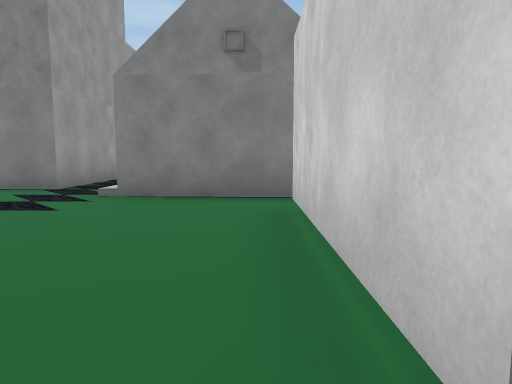
view 1 (above)

24 first-person views from a walk through a scene from a Unity 3-D project. The camera is 1.4 m above the floor, tilts 6° down and sees 70° across. The floor is counted in squares, 2 m on a side. Each view is taken from the middle of a square. On the plan, view 1 faces up. The plan holds only what a view shows up to about 11 squares ahead; the rest is blank. The place goes on beyond the plan. The player character is not drawn. Some surface patterns are stand-ins.

view 2
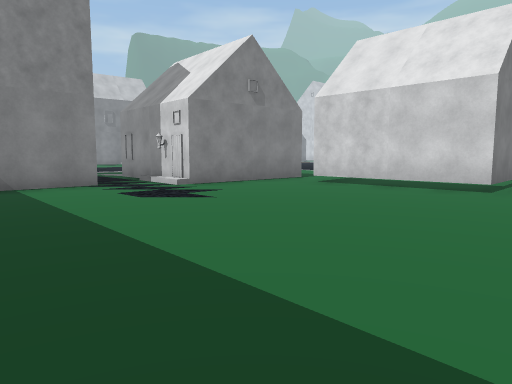

view 3
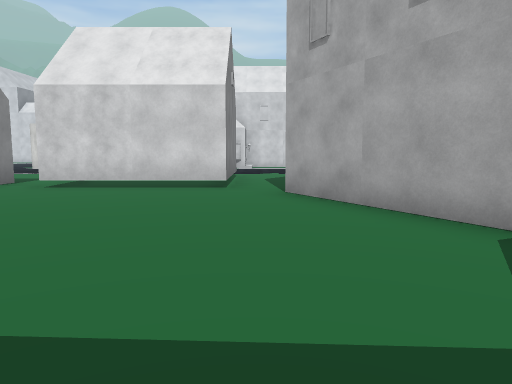

view 4
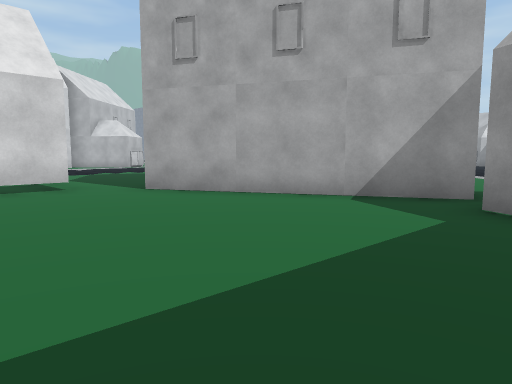

view 5
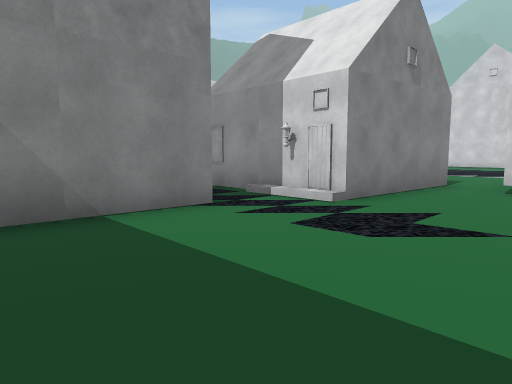

view 6
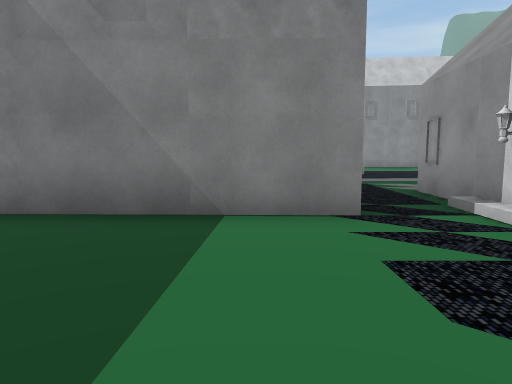

view 7
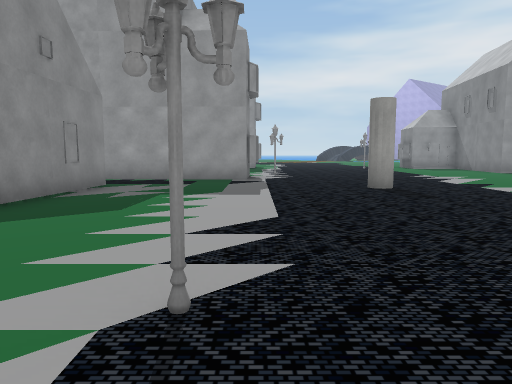

view 8
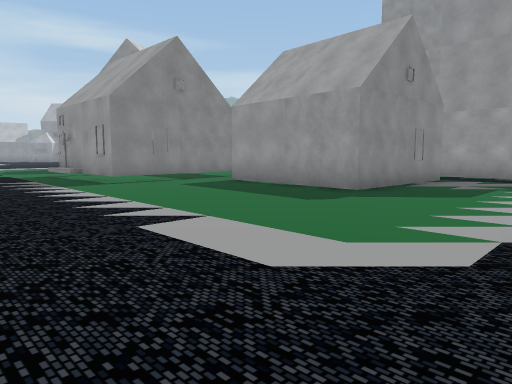

view 9
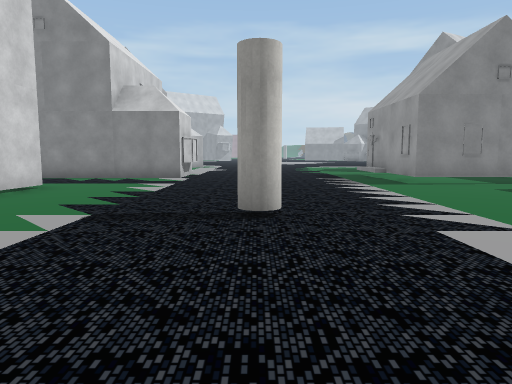

view 10
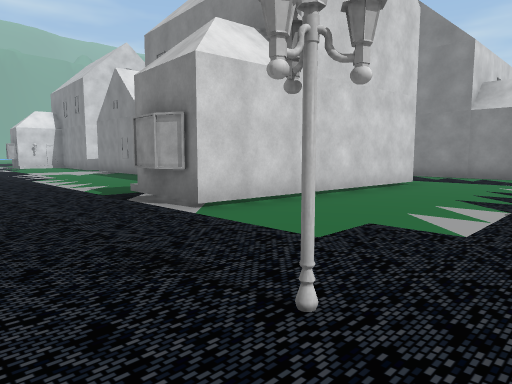

view 11
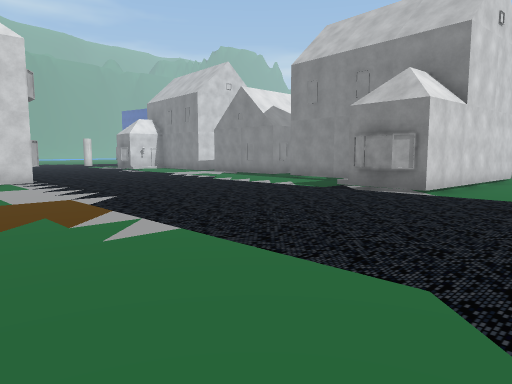

view 12
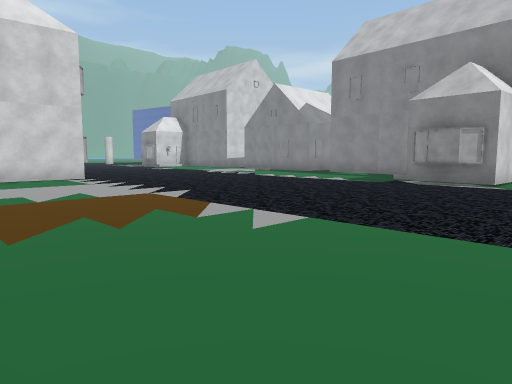

view 13
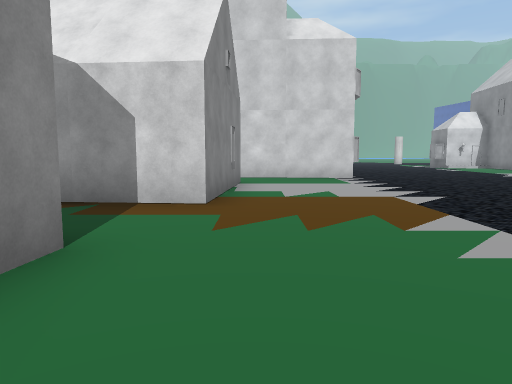

view 14
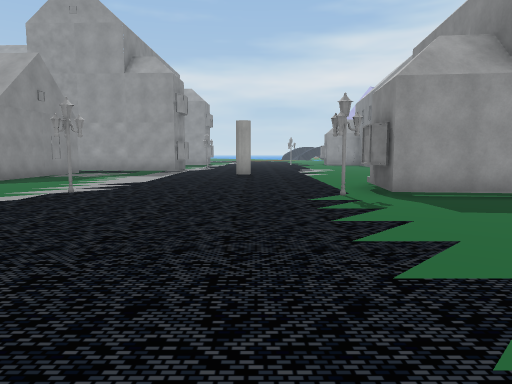

view 15
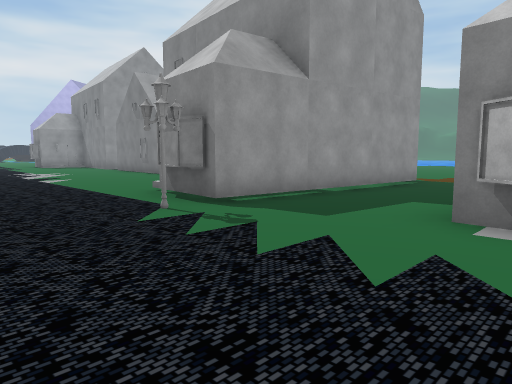

view 16
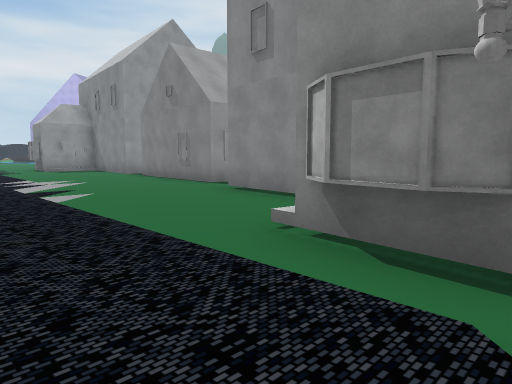

view 17
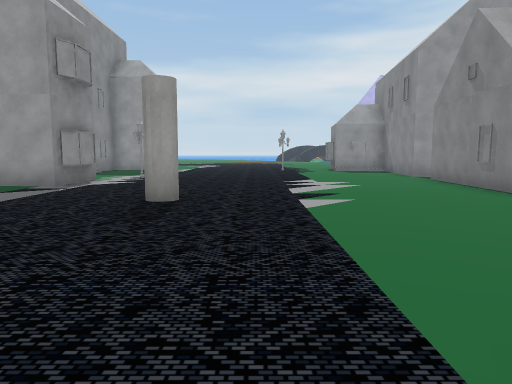

view 18
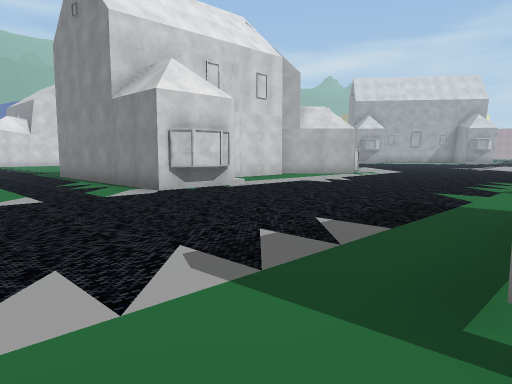

view 19
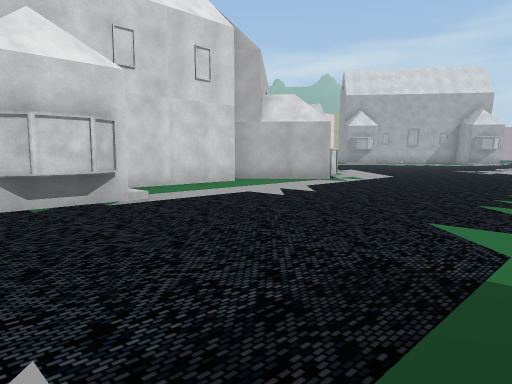

view 20
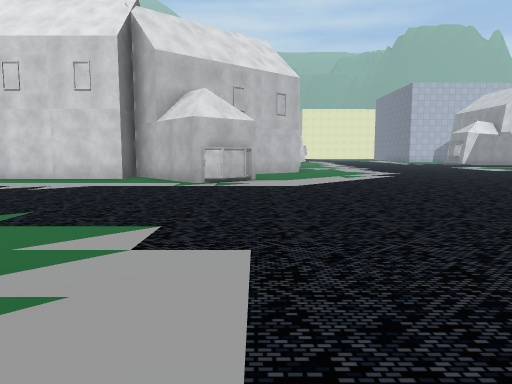

view 21
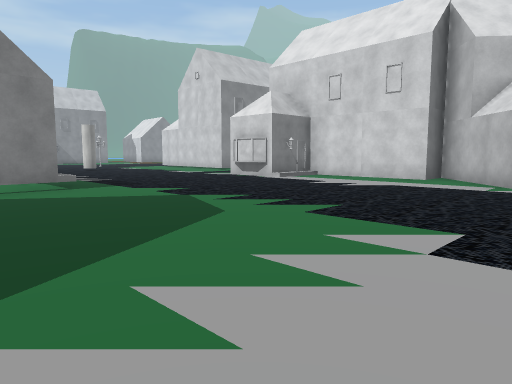

view 22
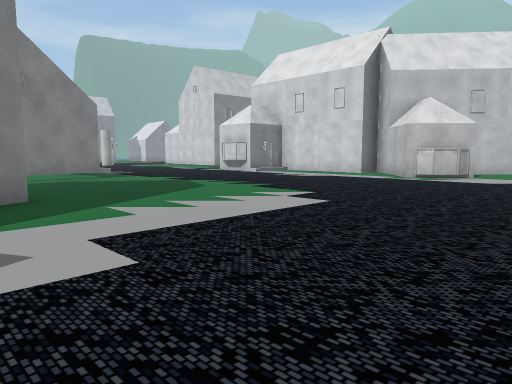

view 23
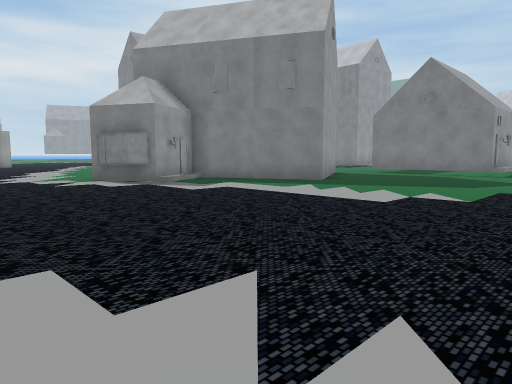

view 24
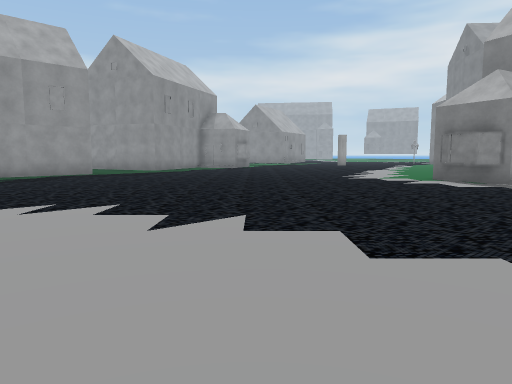

### Floor plan
Key: @ floor where view 1 was taken; # wall or solid block; . floor; / step, stairs or slope; H house; C cylinder; S streetlight.
Columns run from 7 left of view 1 to 22 right of it. Each row starts with its distance up from view 1.
 24             #.
 23             #..
 22 H.####      #..        #
 21 .......##   #..     #..#
 20 ..........  #..   .....#####
 19 ..........###..#H/...........#
 18 ...........H#................#
 17 ............S................#
 16 .....C.......................H
 15 ..............................
 14 S.............................
 13 ..HH.......S.....S............
 12    #..........................
 11    #................#H/.......
 10    #................# /......
  9    #.####......C....#  #  ..
  8    #.#  #...........#
  7 ####.#  #...........#
  6 .....####...........#
  5 .....................
  4 ........####............
  3 ........#  #............
  2 ........#  #.....#######
  1 ........####.....H #
  0 .......@...........#
 -1 ......##...........#
 -2  #..### ...........#
 -3  .###   #..........##
 -4       ###...........#
 -5      ##............##
 -6      #............H
 -7     ##/..............
 -8   ..#H...............
 -9   ...................
-10   ...................
-11    ..................
-12    ............ .....
-13    ............  ....
-14    ...........     ..
-15    ..........
-16    ........
-17    .......
-18    .....
-19    ....
-20    #. H

Positions as (right, up) in squares from view 1, and headings:
1: (0, 0), facing up
2: (-7, -1), facing up-right
3: (-7, 0), facing right
4: (-7, 3), facing down-right
5: (-7, 3), facing up-right
6: (-5, 3), facing up
7: (6, 13), facing left
8: (8, 13), facing down-left
9: (8, 13), facing down
10: (9, 14), facing down-right
11: (10, 19), facing down-right
12: (11, 20), facing down-right
13: (11, 19), facing right
14: (11, 16), facing left
15: (9, 15), facing up-left
16: (5, 16), facing up-left
17: (4, 17), facing left
18: (4, 6), facing down-right
19: (5, 3), facing down-right
20: (2, -7), facing right
21: (2, -7), facing up-right
22: (0, -10), facing up-right
23: (7, -12), facing up-left
24: (7, -13), facing left
